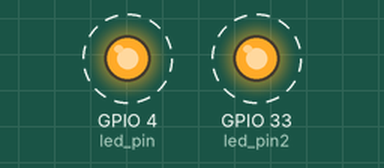
Simulated run of this sketch. Board: ESP32. On the bench: output pins drawn as LEDs (lit = HIGH). Dashed ring = blinking.

Above: at 0.2 s.
Timing chart, 0 to 4.6 s (numbered marks = the images above):
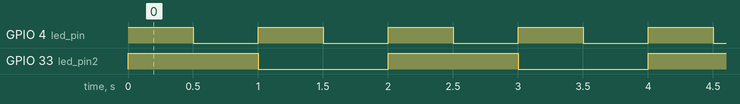

The sketch:

Dos_tareas.ino
```cpp
//#include <Arduino.h> // Si utiliza el entorno de Arduino, esta linea debera ser comentada
/**
 * Tarea que realiza el parpadeo de un LED
 */

// Configuracion de nucleos a utilizar
#if CONFIG_FREERTOS_UNICORE
static const BaseType_t app_cpu = 0;
#else
static const BaseType_t app_cpu = 1;
#endif

// Numero de GPIO a utilizar
static const int led_pin = 4;
static const int led_pin2 = 33;

// Tarea: blink LED
void toggleLED(void *parameter) {
  while(1) {
    digitalWrite(led_pin, HIGH);
    vTaskDelay(500 / portTICK_PERIOD_MS);
    digitalWrite(led_pin, LOW);
    vTaskDelay(500 / portTICK_PERIOD_MS);
  }
}

// Tarea2: blink LED2
void toggleLED2(void *parameter) {
  while(1) {
    digitalWrite(led_pin2, HIGH);
    vTaskDelay(1000 / portTICK_PERIOD_MS);
    digitalWrite(led_pin2, LOW);
    vTaskDelay(1000 / portTICK_PERIOD_MS);
  }
}
void setup() {

  // Configuracion de GPIO como salida
  pinMode(led_pin, OUTPUT);
  pinMode(led_pin2, OUTPUT);

  // Task to run forever
  xTaskCreatePinnedToCore(  // Use xTaskCreate() in vanilla FreeRTOS
              toggleLED,    // Function to be called
              "Toggle LED1", // Name of task
              1024,         // Stack size (bytes in ESP32, words in FreeRTOS)
              NULL,         // Parameter to pass to function
              2,            // Task priority (0 to configMAX_PRIORITIES - 1)
              NULL,         // Task handle
              app_cpu);     // Run on one core for demo purposes (ESP32 only)

  xTaskCreatePinnedToCore(
              toggleLED2,    // Function to be called
              "Toggle LED1", // Name of task
              1024,         // Stack size (bytes in ESP32, words in FreeRTOS)
              NULL,         // Parameter to pass to function
              1,            // Task priority (0 to configMAX_PRIORITIES - 1)
              NULL,         // Task handle
              app_cpu);     // Run on one core for demo purposes (ESP32 only)

}
void loop() {

}
```

Measured:
- by itself, GPIO 4 (led_pin): alternates HIGH for 0.50 s and LOW for 0.50 s
- by itself, GPIO 33 (led_pin2): alternates HIGH for 1.0 s and LOW for 1.0 s
- by itself, everything shown: repeats every 2.0 s, in 4 steps
